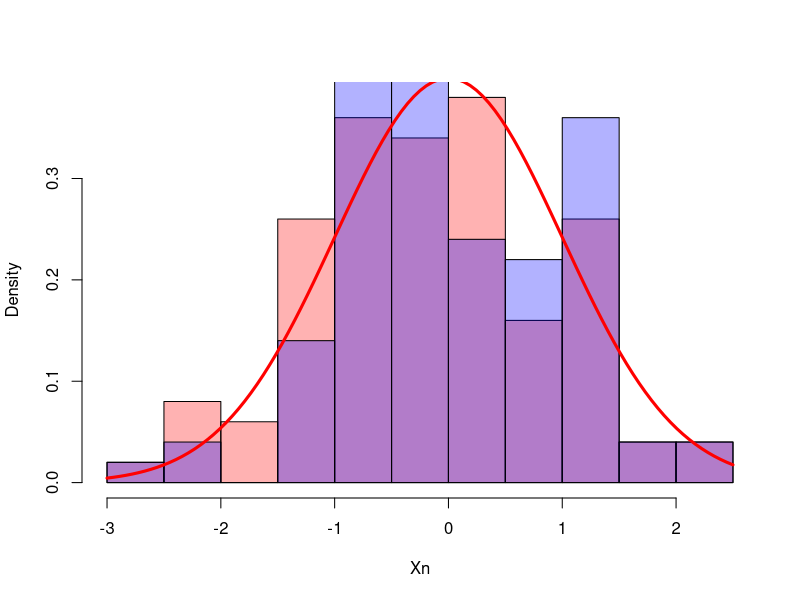
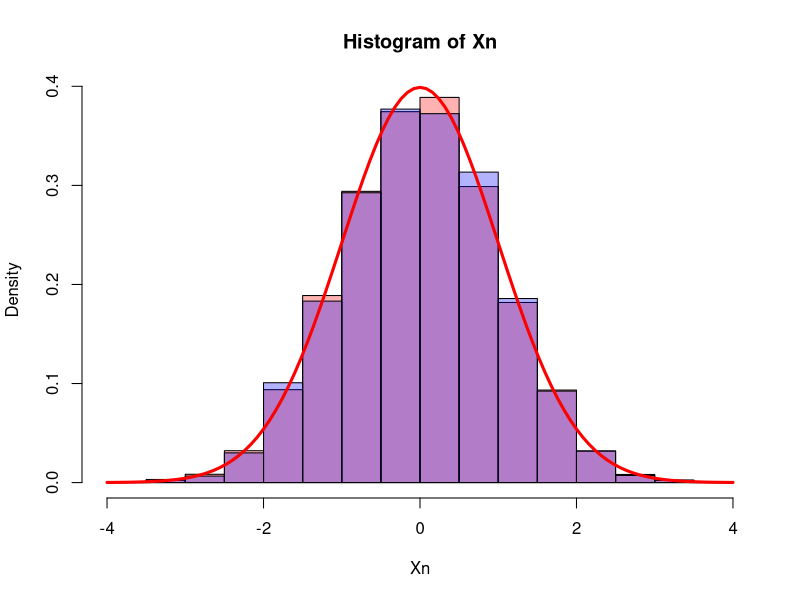
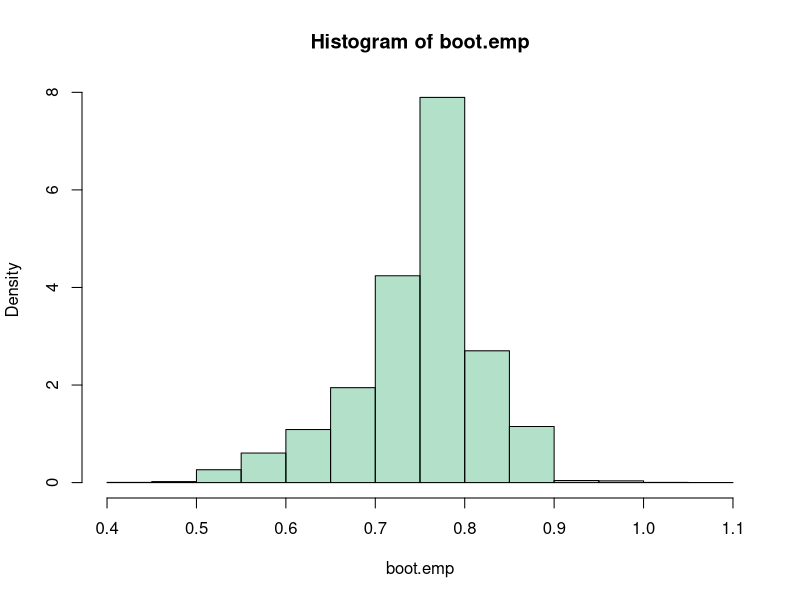
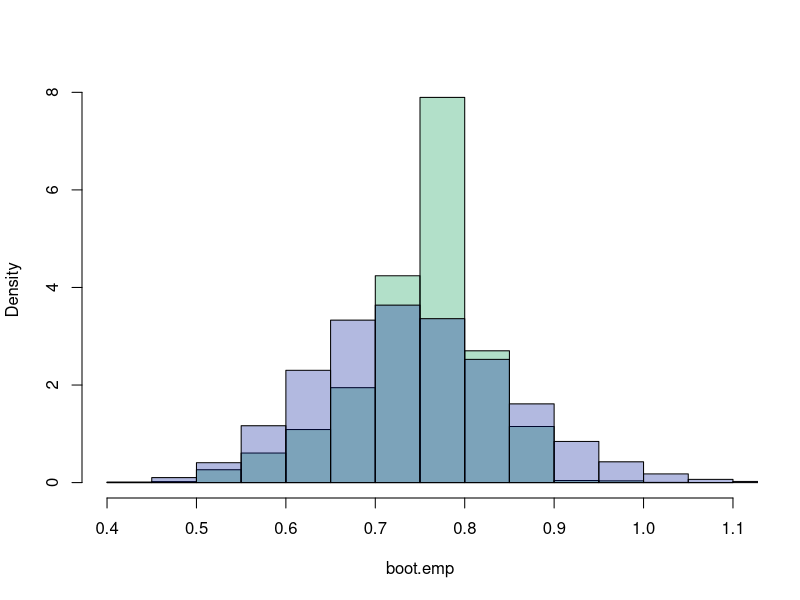
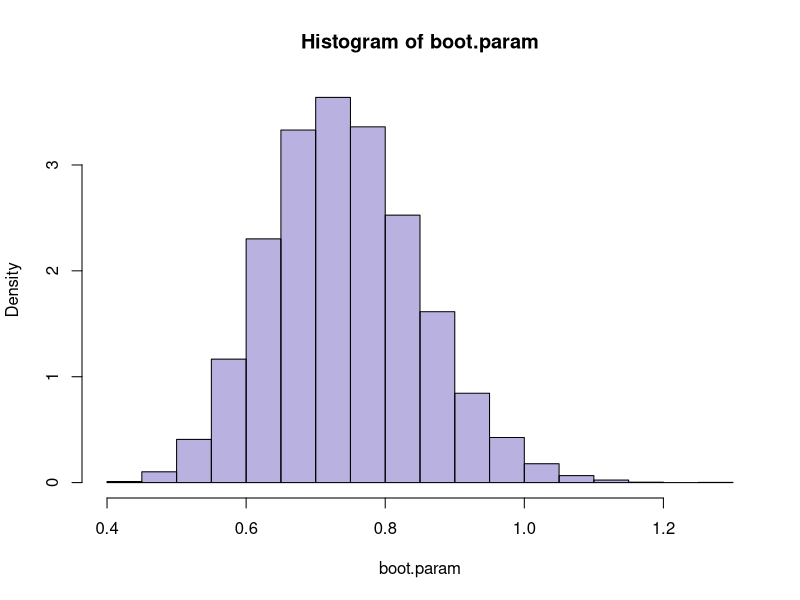
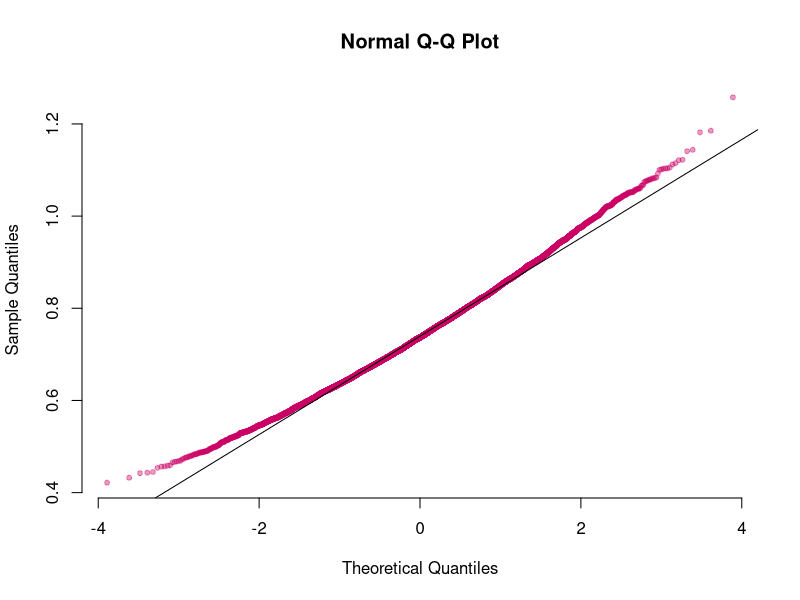
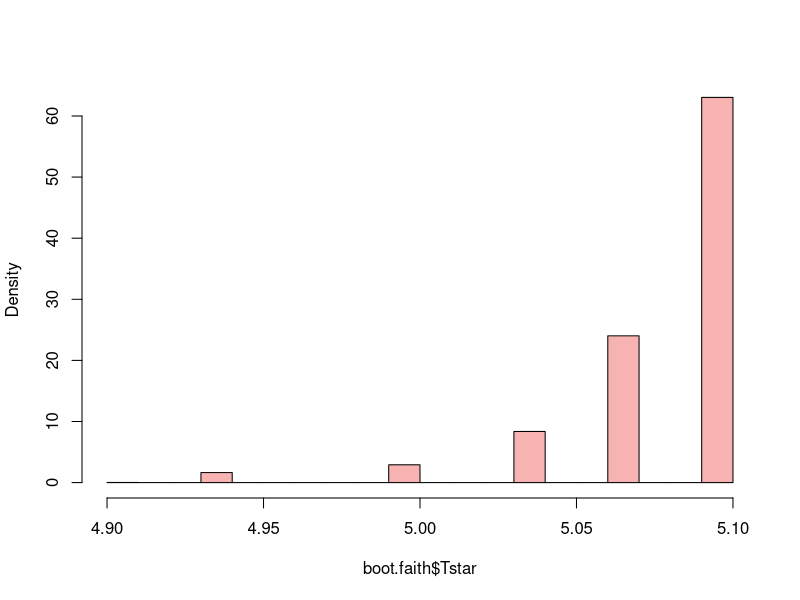
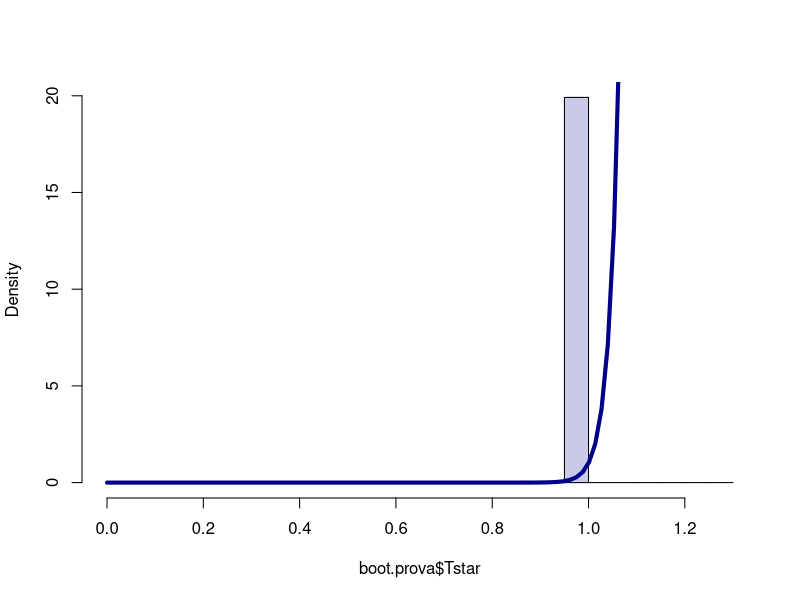

Write R code to recreate these figures, in order.
## ---- chunk 1
knitr::opts_chunk$set(echo = TRUE, fig.align = "center")
par(bty = "n")

## ---- chunk 2
Xn = rnorm(100)
## ---- chunk 3
Xstar = sample(Xn, size=100, replace=TRUE)
## ---- chunk 4
hist(Xn, col=rgb(1,0,0,.3), probability = T, main="")
hist(Xstar, add=TRUE, col=rgb(0,0,1,.3), probability = T)
curve(dnorm, col="red", lwd=3, add=TRUE)
## ---- chunk 5
Xn = rnorm(10000)
Xstar = sample(Xn, size=10000, replace=TRUE)

hist(Xn, col=rgb(1,0,0,.3), probability = T)
hist(Xstar, add=TRUE, col=rgb(0,0,1,.3), probability = T)
curve(dnorm, col="red", lwd=3, add=TRUE)
## ---- chunk 6
Xn = rexp(100)
Tn = median(Xn)

boot.median=function(X, B=10000){
  Tstar=c()
  for(i in 1:B ){
    Xstar = sample(Xn, size=length(Xn), replace=TRUE)
    Tstar[i] = median(Xstar)
  }
  return(Tstar)
}

boot.emp = boot.median(Xn)
## ---- chunk 7
var(boot.emp)
## ---- chunk 8
hist(boot.emp, col=rgb(.0,.6,.3,.3), probability = T)
## ---- chunk 9
LL = function(lambda) {
    R = dexp(Xn, lambda)
    -sum(log(R))
}

lambda = optim(par=1, LL)$par

## ---- chunk 10
param.boot.median=function(X, thetahat, B=10000){
  Tstar=c()
  for(i in 1:B ){
    Xstar = rexp(length(X), rate=thetahat)
    Tstar[i] = median(Xstar)
  }
  return(Tstar)
}

boot.param = param.boot.median(Xn, thetahat = lambda)
## ---- chunk 11
var(boot.param)
## ---- chunk 12
hist(boot.emp, col=rgb(0,.6,0.3,.3), probability = T, main = "")
hist(boot.param, col=rgb(0,.1,.6,.3), probability = T, add=TRUE)
## ---- chunk 13
hist(boot.param, col=rgb(.1,.0,.6,.3), prob=TRUE)
qqnorm(boot.param, pch=20, col=rgb(.8,0,.4,.4))
qqline(boot.param)
## ---- chunk 14
L.int = Tn - 1.96 * sd(boot.param)
U.int = Tn + 1.96 * sd(boot.param)
N.int = c(L.int, U.int)
N.int
## ---- chunk 15
Perc.int = quantile(boot.param, c(0.025, 0.975))
Perc.int
## ---- chunk 16
Pivot.int = c(2*Tn - quantile(boot.param, c(0.975, 0.025))) 
Pivot.int
## ---- chunk 17
data("faithful")
## ---- chunk 18
Xn = faithful$eruptions
Tn = max(Xn)
Tn

boot.max=function(X, B=10000){
  Tstar=c()
  for(i in 1:B ){
    Xstar = sample(X, size=length(X), replace=TRUE)
    Tstar[i] = max(Xstar)
  }
  
  int.boot = 2*max(X) - quantile(Tstar, c(0.975, 0.025))
  
  return(list(Tstar=Tstar, int.boot=int.boot))
}

boot.faith = boot.max(Xn)
## ---- chunk 19
hist(boot.faith$Tstar, probability = TRUE, col=rgb(.9,0,0,.3), main="")
## ---- chunk 20
Xn = runif(50)
Tn = max(Xn)
Tn

boot.prova = boot.max(Xn)
## ---- chunk 21
hist(boot.prova$Tstar, breaks=seq(0,1.3,by=0.05), prob= T, main="", col=rgb(.3,0.3,.7,.3))
curve(x^50, add=T, col="darkblue", lwd=4)
## ---- chunk 22
boot.cis = replicate(1000, boot.max(X = runif(50), B = 1000)$int.boot)
true.coverage = mean((1 >= boot.cis[1, ]) & (1 <= boot.cis[2, ]))
true.coverage
## ---- chunk 23
sub.max=function(X, B=10000, m){
  Tstar=c()
  for(i in 1:B ){
    Xstar = sample(X, size=m, replace=FALSE)
    Tstar[i] = max(Xstar)
  }
  
  int.boot = 2*max(X) - quantile(Tstar, c(0.975, 0.025))
  return(list(Tstar=Tstar, int.sub=int.boot))
}


Xn = runif(50)
Tn = max(Xn)
Tn

sub.prova = sub.max(Xn, m=20)
## ---- chunk 24
sub.cis = replicate(1000, sub.max(X = runif(50), B = 1000, m=25)$int.sub)
true.coverage = mean((1 >= sub.cis[1, ]) & (1 <= sub.cis[2, ]))
true.coverage
